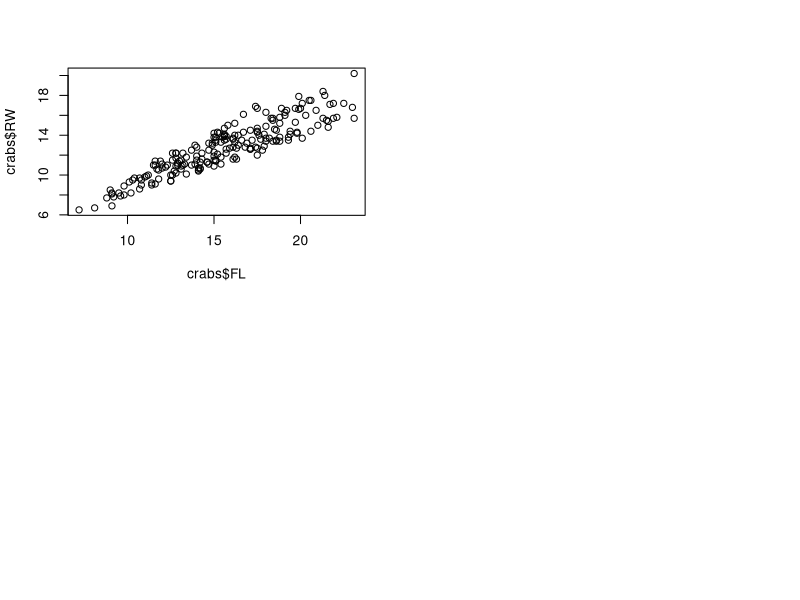

This figure's R source:
## ---- chunk 1
print("hello crabs!")
# sessionInfo()

library("MASS")
library("knitr")
kable(head(crabs))

# plot multiple graphs
par(mfrow=c(2,2))
plot(crabs$FL, crabs$RW)
## ---- chunk 2
x <- 5
